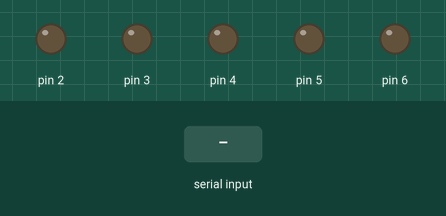
Recording of a sketch running on a simulated Arduino Uno, built with avr-gcc and run on an emulated ATmega328P. On the bench: output pins drawn as LEDs (lit = HIGH). Dashed ring = blinking. Inputs (shaded band) come from the test bench.

Above: at 1.2 s.
1.3 s: "90,45\n" received over Serial
At 2.1 s:
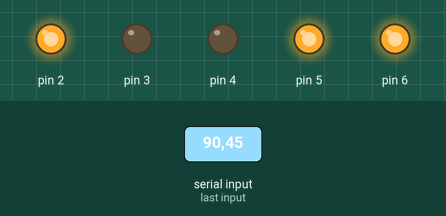
7.3 s: "30,150\n" received over Serial
At 10.1 s:
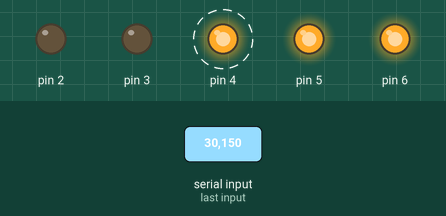
12.8 s: "200\n" received over Serial
At 15.7 s:
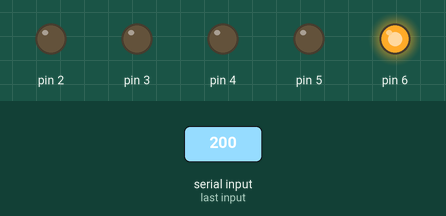
15.8 s: "1\n" received over Serial
At 18.6 s:
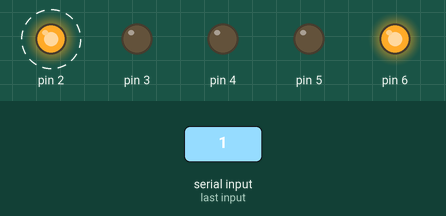
18.8 s: "5\n" received over Serial
At 22.1 s:
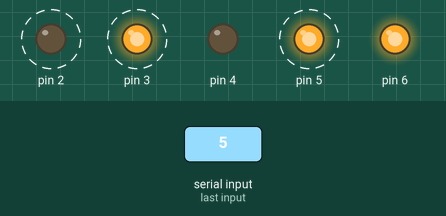
Timing chart, 0 to 22.8 s (numbered marks = the images above; inputs shaded):
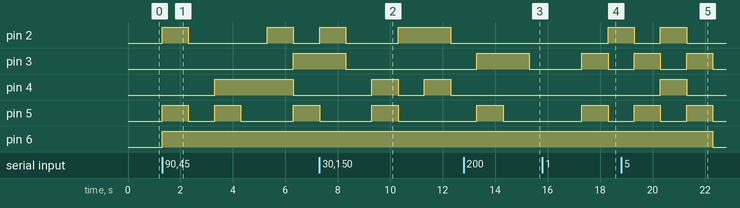

Measured:
- after the input at 1.3 s, pin 2: alternates HIGH for 1.0 s and LOW for 3.0 s, starting at once; pin 3: LOW → HIGH after 5.0 s; pin 4: LOW → HIGH after 2.0 s, → LOW 3.0 s later; pin 5: goes HIGH 1.0 s, LOW 1.0 s, HIGH 1.0 s, LOW 2.0 s, then HIGH, starting at once; pin 6: LOW → HIGH at once
- after the input at 7.3 s, pin 2: LOW → HIGH at once, → LOW 1.0 s later, → HIGH 2.0 s later, → LOW 2.0 s later; pin 3: HIGH → LOW after 1.0 s instead of 0.00 s; pin 4: alternates HIGH for 1.0 s and LOW for 1.0 s, starting after 2.0 s; pin 6: stays HIGH (without the input it goes to LOW after 0.00 s)
- after the input at 12.8 s, pin 6: stays HIGH (without the input it goes to LOW after 1.5 s)
- after the input at 15.8 s, pin 2: LOW → HIGH after 2.5 s; pin 6: stays HIGH (without the input it goes to LOW after 2.5 s)
- after the input at 18.8 s, pin 4: LOW → HIGH after 1.5 s, → LOW 1.0 s later; pin 6: HIGH → LOW after 3.5 s instead of 1.5 s

The sketch:

num_display.ino
```cpp
int income;

void setup()
{
  pinMode(2, OUTPUT);
  pinMode(3, OUTPUT);
  pinMode(4, OUTPUT);
  pinMode(5, OUTPUT);
  pinMode(6, OUTPUT);
  Serial.begin(9600);
}

void loop()
{
  digitalWrite(6, LOW);
  digitalWrite(2, LOW);
  digitalWrite(3, LOW);
  digitalWrite(4, LOW);
  digitalWrite(5, LOW);
  if(Serial.available() > 0)
  {
    income = Serial.read() - '0';
    if((income&1)==1)
      digitalWrite(2, HIGH);
    if((income>>1)&1==1)
      digitalWrite(3, HIGH);
    if((income>>2)&1==1)
      digitalWrite(4, HIGH);
    if((income>>3)&1==1)
      digitalWrite(5, HIGH);

    digitalWrite(6, HIGH);
    delay(1000);
  }
}
```
